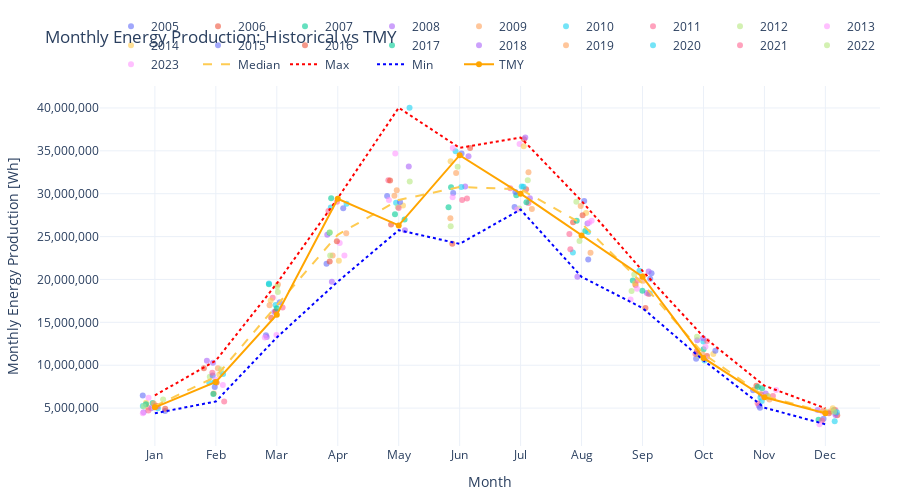
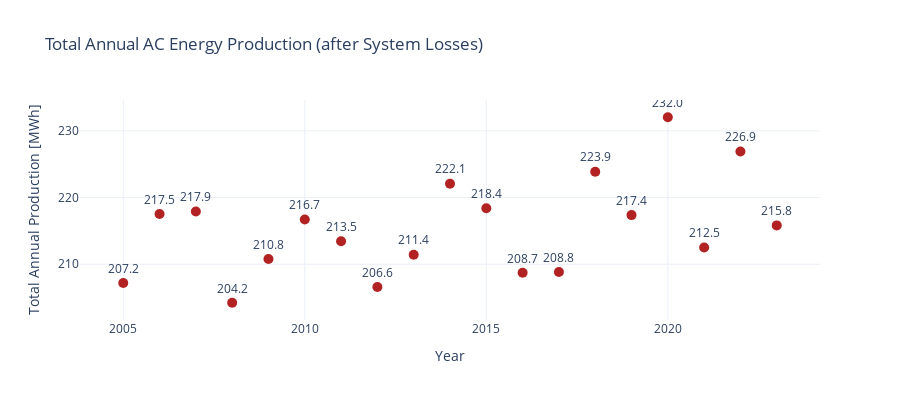

These figures' notebook cell, in order:
### Markdown cell above
## Complete Monthly AC Production Analysis

### Code cell
import plotly.graph_objects as go
import plotly.express as px
import pandas as pd
import numpy as np
import pvlib

def plot_monthly_energy_production_with_orientation(df_historical, df_tmy, tilt_angle=15, kWp=100):
    # Ensure datetime index is timezone-naive
    df_historical.index = df_historical.index.tz_localize(None)
    df_tmy.index = df_tmy.index.tz_localize(None)

    # Calculate solar position
    location = pvlib.location.Location(latitude=51.483, longitude=-1.718)
    solar_position = location.get_solarposition(df_historical.index)

    # Calculate POA irradiance for both 90° and 270° azimuths
    def get_poa(azimuth):
        return pvlib.irradiance.get_total_irradiance(
            surface_tilt=tilt_angle,
            surface_azimuth=azimuth,
            dni=df_historical['DNI'],
            ghi=df_historical['GHI'],
            dhi=df_historical['DHI'],
            solar_zenith=solar_position['apparent_zenith'],
            solar_azimuth=solar_position['azimuth'],
            model='isotropic'
        )['poa_global']

    df_historical['POA'] = (get_poa(90) + get_poa(270)) / 2

    # Cell temperature and losses
    params = pvlib.temperature.TEMPERATURE_MODEL_PARAMETERS['sapm']['open_rack_glass_glass']
    df_historical['Cell Temperature'] = pvlib.temperature.sapm_cell(
        df_historical['POA'], df_historical['Temperature'], df_historical['Wind Speed'], **params
    )

    system_losses = pvlib.pvsystem.pvwatts_losses(
        soiling=2, shading=3, mismatch=2, wiring=2, connections=0.5, lid=1.5, availability=3
    )

    gamma_pdc = -0.004
    nameplate_capacity = kWp * 1000
    df_historical['DC Production'] = pvlib.pvsystem.pvwatts_dc(
        df_historical['POA'], df_historical['Cell Temperature'], nameplate_capacity, gamma_pdc
    ) * (1 - system_losses / 100)

    AC_DC = 1.25
    inverter_efficiency = 0.96
    AC_rated_power = nameplate_capacity / AC_DC
    pdc0 = AC_rated_power / inverter_efficiency

    df_historical['AC Production'] = pvlib.inverter.pvwatts(df_historical['DC Production'], pdc0)

    # Monthly aggregation
    monthly_hist = df_historical['AC Production'].resample('M').sum()
    monthly_hist_df = pd.DataFrame({
        'Energy': monthly_hist,
        'Year': monthly_hist.index.year,
        'Month': monthly_hist.index.month
    })

    # TMY Calculations
    solar_position_tmy = location.get_solarposition(df_tmy.index)
    df_tmy['POA'] = pvlib.irradiance.get_total_irradiance(
        surface_tilt=tilt_angle,
        surface_azimuth=90,
        dni=df_tmy['DNI'],
        ghi=df_tmy['GHI'],
        dhi=df_tmy['DHI'],
        solar_zenith=solar_position_tmy['apparent_zenith'],
        solar_azimuth=solar_position_tmy['azimuth'],
        model='isotropic'
    )['poa_global']

    df_tmy['Cell Temperature'] = pvlib.temperature.sapm_cell(
        df_tmy['POA'], df_tmy['Temperature'], df_tmy['Wind Speed'], **params
    )
    df_tmy['DC Production'] = pvlib.pvsystem.pvwatts_dc(
        df_tmy['POA'], df_tmy['Cell Temperature'], nameplate_capacity, gamma_pdc
    ) * (1 - system_losses / 100)

    df_tmy['AC Production'] = pvlib.inverter.pvwatts(df_tmy['DC Production'], pdc0)
    df_tmy.index = df_tmy.index.map(lambda dt: dt.replace(year=2024))
    monthly_tmy = df_tmy['AC Production'].resample('M').sum()
    monthly_tmy.index = monthly_tmy.index.month

    # Historical stats
    stats = monthly_hist_df.groupby('Month')['Energy'].agg(['median', 'min', 'max'])

    # Create plotly figure
    fig = go.Figure()

    # Plot historical energy per year with jitter
    for year, group in monthly_hist_df.groupby('Year'):
        jitter = np.random.uniform(-0.2, 0.2, size=len(group))
        fig.add_trace(go.Scatter(
            x=group['Month'] + jitter,
            y=group['Energy'],
            mode='markers',
            name=str(year),
            opacity=0.6,
            marker=dict(size=6)
        ))

    # Plot stats
    fig.add_trace(go.Scatter(x=stats.index, y=stats['median'], mode='lines', name='Median', line=dict(dash='dash')))
    fig.add_trace(go.Scatter(x=stats.index, y=stats['max'], mode='lines', name='Max', line=dict(dash='dot', color='red')))
    fig.add_trace(go.Scatter(x=stats.index, y=stats['min'], mode='lines', name='Min', line=dict(dash='dot', color='blue')))

    # Plot TMY
    fig.add_trace(go.Scatter(x=monthly_tmy.index, y=monthly_tmy.values, mode='lines+markers', name='TMY', line=dict(color='orange', width=2)))

    fig.update_layout(
        title='Monthly Energy Production: Historical vs TMY',
        xaxis=dict(title='Month', tickmode='array', tickvals=list(range(1, 13)),
                   ticktext=['Jan', 'Feb', 'Mar', 'Apr', 'May', 'Jun',
                             'Jul', 'Aug', 'Sep', 'Oct', 'Nov', 'Dec']),
        yaxis=dict(title='Monthly Energy Production [Wh]', tickformat=','),
        legend=dict(orientation='h', yanchor='bottom', y=1.02, xanchor='right', x=1),
        height=500,
        margin=dict(l=40, r=20, t=50, b=40),
        template='plotly_white'
    )

    fig.show()

    # Total annual production chart
    annual_hist = df_historical['AC Production'].resample('Y').sum() / 1e6
    fig_annual = px.scatter(
        x=annual_hist.index.year,
        y=annual_hist.values,
        text=[f"{v:.1f}" for v in annual_hist.values],
        labels={'x': 'Year', 'y': 'Total Annual Production [MWh]'},
        title='Total Annual AC Energy Production (after System Losses)'
    )
    fig_annual.update_traces(marker=dict(size=10, color='firebrick'), textposition='top center')
    fig_annual.update_layout(
        yaxis_tickformat=',',
        template='plotly_white',
        height=400
    )
    fig_annual.show()

    return annual_hist.describe()

plot_monthly_energy_production_with_orientation(df_historical, df_tmy, tilt_angle=22, kWp=252)

### Figure 1 — Plotly figure (JSON) as saved in the notebook; plotly's stock layout.template omitted (floating-point values rounded to 4 significant figures)
{"data": [{"marker": {"size": 6}, "mode": "markers", "name": "2005", "opacity": 0.6, "type": "scatter", "x": [1.167, 1.982, 2.822, 3.816, 4.81, 5.894, 6.901, 8.043, 9.126, 9.879, 10.81, 12.16], "y": [4668000.0, 7452000.0, 13500000.0, 21840000.0, 29740000.0, 30070000.0, 28440000.0, 29150000.0, 20080000.0, 10760000.0, 7078000.0, 4415000.0]}, {"marker": {"size": 6}, "mode": "markers", "name": "2006", "opacity": 0.6, "type": "scatter", "x": [1.169, 2.013, 2.908, 3.868, 4.875, 6.171, 7.056, 7.861, 8.886, 10.06, 10.87, 12.19], "y": [4920000.0, 7997000.0, 15530000.0, 22080000.0, 26420000.0, 35340000.0, 36340000.0, 26670000.0, 19370000.0, 11070000.0, 7609000.0, 4170000.0]}, {"marker": {"size": 6}, "mode": "markers", "name": "2007", "opacity": 0.6, "type": "scatter", "x": [0.9621, 1.983, 2.871, 3.892, 5.096, 5.818, 6.929, 7.92, 8.841, 9.895, 10.96, 12.14], "y": [5609000.0, 8041000.0, 19440000.0, 29460000.0, 27000000.0, 28430000.0, 29810000.0, 26860000.0, 19870000.0, 11320000.0, 7301000.0, 4770000.0]}, {"marker": {"size": 6}, "mode": "markers", "name": "2008", "opacity": 0.6, "type": "scatter", "x": [0.8145, 1.853, 2.959, 3.828, 5.102, 6.09, 7.152, 7.931, 9.072, 9.897, 10.91, 11.87], "y": [4516000.0, 10530000.0, 16220000.0, 25210000.0, 25750000.0, 30850000.0, 29470000.0, 20300000.0, 18410000.0, 12910000.0, 5268000.0, 4793000.0]}, {"marker": {"size": 6}, "mode": "markers", "name": "2009", "opacity": 0.6, "type": "scatter", "x": [0.8882, 1.965, 3.019, 3.916, 4.968, 5.942, 7.185, 8.147, 9.004, 9.905, 11.05, 12.08], "y": [5069000.0, 6696000.0, 19410000.0, 22790000.0, 30410000.0, 32410000.0, 28210000.0, 23100000.0, 20400000.0, 11280000.0, 6413000.0, 4607000.0]}, {"marker": {"size": 6}, "mode": "markers", "name": "2010", "opacity": 0.6, "type": "scatter", "x": [1.05, 1.892, 2.979, 3.886, 4.957, 5.933, 7.018, 7.858, 9.119, 9.998, 10.95, 12.15], "y": [4991000.0, 7976000.0, 17020000.0, 28380000.0, 28960000.0, 34960000.0, 30840000.0, 23150000.0, 18370000.0, 12780000.0, 5820000.0, 3455000.0]}, {"marker": {"size": 6}, "mode": "markers", "name": "2011", "opacity": 0.6, "type": "scatter", "x": [1.041, 2.137, 2.933, 3.847, 4.831, 6.12, 7.128, 7.8, 9.101, 10.06, 10.89, 12.16], "y": [5177000.0, 5773000.0, 17880000.0, 27980000.0, 31550000.0, 29450000.0, 28920000.0, 25290000.0, 18290000.0, 12810000.0, 5554000.0, 4770000.0]}, {"marker": {"size": 6}, "mode": "markers", "name": "2012", "opacity": 0.6, "type": "scatter", "x": [1.135, 1.901, 3.004, 3.876, 4.985, 5.853, 6.978, 7.966, 8.864, 9.92, 11.05, 12.0], "y": [5990000.0, 8665000.0, 19140000.0, 22790000.0, 28450000.0, 26220000.0, 28290000.0, 24500000.0, 20590000.0, 11120000.0, 6246000.0, 4611000.0]}, {"marker": {"size": 6}, "mode": "markers", "name": "2013", "opacity": 0.6, "type": "scatter", "x": [0.8018, 2.115, 2.994, 4.032, 4.839, 5.885, 6.983, 8.165, 8.804, 10.04, 11.19, 11.95], "y": [4393000.0, 7680000.0, 13540000.0, 24240000.0, 29270000.0, 29580000.0, 35810000.0, 26840000.0, 17660000.0, 10710000.0, 7113000.0, 4594000.0]}, {"marker": {"size": 6}, "mode": "markers", "name": "2014", "opacity": 0.6, "type": "scatter", "x": [0.8544, 2.057, 2.899, 4.018, 5.07, 5.851, 7.051, 8.074, 8.878, 10.16, 11.05, 12.12], "y": [5626000.0, 8924000.0, 17550000.0, 22180000.0, 28630000.0, 33780000.0, 35520000.0, 27740000.0, 19510000.0, 11300000.0, 6315000.0, 4978000.0]}, {"marker": {"size": 6}, "mode": "markers", "name": "2015", "opacity": 0.6, "type": "scatter", "x": [0.8008, 1.948, 3.05, 4.09, 5.022, 6.032, 6.914, 8.11, 9.148, 10.19, 10.93, 11.97], "y": [6480000.0, 8790000.0, 17350000.0, 28310000.0, 29030000.0, 34690000.0, 30210000.0, 22320000.0, 20730000.0, 11680000.0, 5053000.0, 3757000.0]}, {"marker": {"size": 6}, "mode": "markers", "name": "2016", "opacity": 0.6, "type": "scatter", "x": [1.015, 1.804, 2.981, 3.986, 4.859, 5.879, 7.09, 8.017, 9.048, 9.894, 10.94, 12.06], "y": [5262000.0, 9651000.0, 16290000.0, 24450000.0, 31540000.0, 24150000.0, 30510000.0, 27490000.0, 16670000.0, 11670000.0, 6619000.0, 4414000.0]}, {"marker": {"size": 6}, "mode": "markers", "name": "2017", "opacity": 0.6, "type": "scatter", "x": [0.8527, 1.959, 3.001, 3.866, 4.939, 5.859, 7.096, 8.062, 8.997, 10.0, 10.89, 11.89], "y": [5453000.0, 6642000.0, 16640000.0, 25450000.0, 27600000.0, 30760000.0, 28990000.0, 25660000.0, 18680000.0, 11860000.0, 7456000.0, 3654000.0]}, {"marker": {"size": 6}, "mode": "markers", "name": "2018", "opacity": 0.6, "type": "scatter", "x": [0.9421, 1.953, 2.835, 3.903, 5.165, 6.146, 7.077, 8.097, 9.1, 9.993, 11.02, 12.17], "y": [4986000.0, 10290000.0, 13290000.0, 19740000.0, 33170000.0, 34370000.0, 36540000.0, 26530000.0, 20930000.0, 13140000.0, 6693000.0, 4198000.0]}, {"marker": {"size": 6}, "mode": "markers", "name": "2019", "opacity": 0.6, "type": "scatter", "x": [0.9817, 2.034, 2.882, 4.139, 4.93, 5.848, 7.129, 7.986, 9.013, 9.984, 11.08, 11.97], "y": [5531000.0, 9642000.0, 16990000.0, 25380000.0, 29770000.0, 27130000.0, 32500000.0, 28570000.0, 19850000.0, 11290000.0, 6008000.0, 4711000.0]}, {"marker": {"size": 6}, "mode": "markers", "name": "2020", "opacity": 0.6, "type": "scatter", "x": [0.8023, 2.119, 2.871, 4.145, 5.178, 6.027, 7.047, 8.108, 8.95, 10.02, 10.93, 12.19], "y": [5231000.0, 8979000.0, 19530000.0, 28830000.0, 40020000.0, 30790000.0, 30820000.0, 25520000.0, 21000000.0, 10560000.0, 6230000.0, 4525000.0]}, {"marker": {"size": 6}, "mode": "markers", "name": "2021", "opacity": 0.6, "type": "scatter", "x": [0.8935, 1.942, 3.095, 3.987, 5.0, 6.041, 6.831, 7.816, 8.92, 9.869, 11.14, 11.95], "y": [4710000.0, 9108000.0, 16730000.0, 29050000.0, 28330000.0, 29260000.0, 30640000.0, 23510000.0, 19880000.0, 11310000.0, 6419000.0, 3555000.0]}, {"marker": {"size": 6}, "mode": "markers", "name": "2022", "opacity": 0.6, "type": "scatter", "x": [0.8146, 2.086, 3.017, 3.87, 5.181, 5.967, 7.118, 7.915, 8.821, 9.894, 11.06, 12.14], "y": [5223000.0, 9492000.0, 18540000.0, 25500000.0, 31430000.0, 33140000.0, 31560000.0, 29070000.0, 18640000.0, 13330000.0, 6396000.0, 4588000.0]}, {"marker": {"size": 6}, "mode": "markers", "name": "2023", "opacity": 0.6, "type": "scatter", "x": [0.8959, 1.998, 2.803, 4.109, 4.944, 5.887, 6.943, 8.128, 8.909, 10.03, 10.98, 11.9], "y": [6221000.0, 8299000.0, 13240000.0, 22780000.0, 34690000.0, 35310000.0, 28150000.0, 26650000.0, 18910000.0, 12150000.0, 6309000.0, 3117000.0]}, {"line": {"dash": "dash"}, "mode": "lines", "name": "Median", "type": "scatter", "x": [1, 2, 3, 4, 5, 6, 7, 8, 9, 10, 11, 12], "y": [5223000.0, 8665000.0, 16990000.0, 25210000.0, 29270000.0, 30790000.0, 30510000.0, 26530000.0, 19510000.0, 11320000.0, 6396000.0, 4525000.0]}, {"line": {"color": "red", "dash": "dot"}, "mode": "lines", "name": "Max", "type": "scatter", "x": [1, 2, 3, 4, 5, 6, 7, 8, 9, 10, 11, 12], "y": [6480000.0, 10530000.0, 19530000.0, 29460000.0, 40020000.0, 35340000.0, 36540000.0, 29150000.0, 21000000.0, 13330000.0, 7609000.0, 4978000.0]}, {"line": {"color": "blue", "dash": "dot"}, "mode": "lines", "name": "Min", "type": "scatter", "x": [1, 2, 3, 4, 5, 6, 7, 8, 9, 10, 11, 12], "y": [4393000.0, 5773000.0, 13240000.0, 19740000.0, 25750000.0, 24150000.0, 28150000.0, 20300000.0, 16670000.0, 10560000.0, 5053000.0, 3117000.0]}, {"line": {"color": "orange", "width": 2}, "mode": "lines+markers", "name": "TMY", "type": "scatter", "x": [1, 2, 3, 4, 5, 6, 7, 8, 9, 10, 11, 12], "y": [5092000.0, 8046000.0, 15880000.0, 29410000.0, 26300000.0, 34490000.0, 30010000.0, 25130000.0, 20320000.0, 10850000.0, 6257000.0, 4399000.0]}], "layout": {"height": 500, "legend": {"orientation": "h", "x": 1, "xanchor": "right", "y": 1.02, "yanchor": "bottom"}, "margin": {"b": 40, "l": 40, "r": 20, "t": 50}, "title": {"text": "Monthly Energy Production: Historical vs TMY"}, "xaxis": {"tickmode": "array", "ticktext": ["Jan", "Feb", "Mar", "Apr", "May", "Jun", "Jul", "Aug", "Sep", "Oct", "Nov", "Dec"], "tickvals": [1, 2, 3, 4, 5, 6, 7, 8, 9, 10, 11, 12], "title": {"text": "Month"}}, "yaxis": {"tickformat": ",", "title": {"text": "Monthly Energy Production [Wh]"}}}}

### Figure 2 — Plotly figure (JSON) as saved in the notebook; plotly's stock layout.template omitted (floating-point values rounded to 4 significant figures)
{"data": [{"hovertemplate": "Year=%{x}<br>Total Annual Production [MWh]=%{y}<br>text=%{text}<extra></extra>", "legendgroup": "", "marker": {"color": "firebrick", "size": 10, "symbol": "circle"}, "mode": "markers+text", "name": "", "orientation": "v", "showlegend": false, "text": ["207.2", "217.5", "217.9", "204.2", "210.8", "216.7", "213.5", "206.6", "211.4", "222.1", "218.4", "208.7", "208.8", "223.9", "217.4", "232.0", "212.5", "226.9", "215.8"], "textposition": "top center", "type": "scatter", "x": [2005, 2006, 2007, 2008, 2009, 2010, 2011, 2012, 2013, 2014, 2015, 2016, 2017, 2018, 2019, 2020, 2021, 2022, 2023], "xaxis": "x", "y": [207.2, 217.5, 217.9, 204.2, 210.8, 216.7, 213.5, 206.6, 211.4, 222.1, 218.4, 208.7, 208.8, 223.9, 217.4, 232.0, 212.5, 226.9, 215.8], "yaxis": "y"}], "layout": {"height": 400, "legend": {"tracegroupgap": 0}, "title": {"text": "Total Annual AC Energy Production (after System Losses)"}, "xaxis": {"anchor": "y", "domain": [0, 1], "title": {"text": "Year"}}, "yaxis": {"anchor": "x", "domain": [0, 1], "tickformat": ",", "title": {"text": "Total Annual Production [MWh]"}}}}
